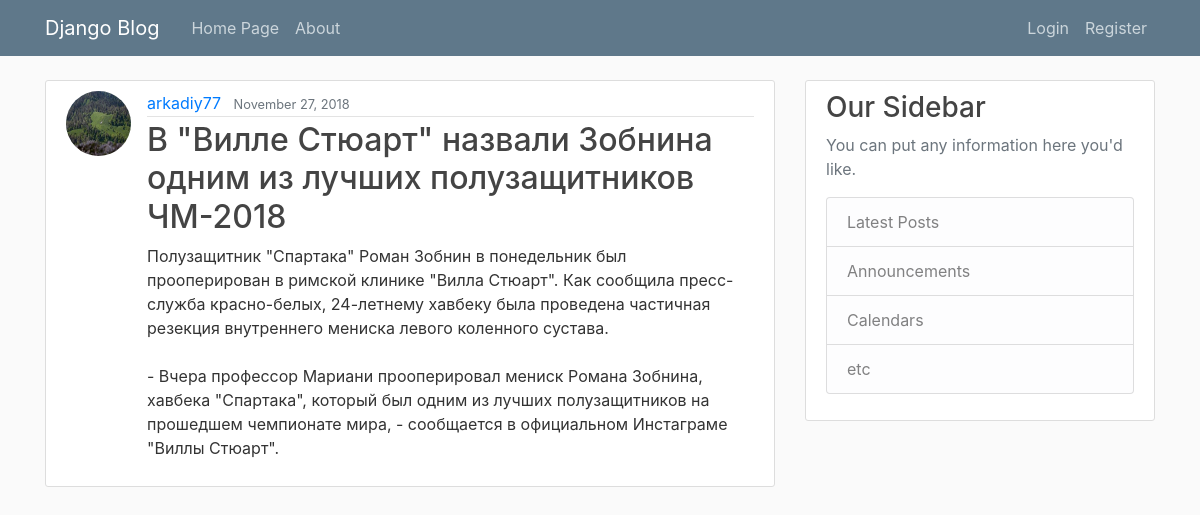
The page / on the database its author committed.
### blog/models.py (models this page shows, shortened)
class Post(models.Model):
    title = models.CharField(max_length=100)
    content = models.TextField()
    date_posted = models.DateTimeField(default=timezone.now)
    author = models.ForeignKey(User, on_delete=models.CASCADE)

### users/models.py (models this page shows, shortened)
class Profile(models.Model):
    user = models.OneToOneField(User, on_delete=models.CASCADE)
    image = models.ImageField(default='default.jpg', upload_to='profile_pics')

### blog/views.py (the view)
# urls.py: path('', PostListView.as_view(), name='blog-home'),
class PostListView(ListView):
    model = Post
    template_name = 'blog/home.html'
    context_object_name = 'posts'
    ordering = ['-date_posted']

### blog/templates/blog/home.html
{% extends "blog/base.html" %}
{% block content %}
    {% for post in posts %}
      <article class="media content-section">
        <img class = "rounded-circle article-img"src="{{ post.author.profile.image.url }}">
        <div class="media-body">
          <div class="article-metadata">
            <a class="mr-2" href="#">{{ post.author }}</a>
            <small class="text-muted">{{ post.date_posted|date:"F j, Y" }}</small>
          </div>
          <h2><a class="article-title" href="{% url 'post-detail' post.id %}">{{ post.title }}</a></h2>
          <p class="article-content">{{ post.content }}</p>
        </div>
      </article>
    {% endfor %}
{% endblock content %}

### blog/templates/blog/base.html (shortened to what this page needs)
{% load static %}
<!DOCTYPE html>
<html lang="en" dir="ltr">
  <head>
    <link rel="stylesheet" href="https://maxcdn.bootstrapcdn.com/bootstrap/4.0.0/css/bootstrap.min.css">
    <link rel="stylesheet" type="text/css" href="{% static 'blog/main.css' %}">
  </head>
  <body>
    <header class="site-header">
      <nav class="navbar navbar-expand-md navbar-dark bg-steel fixed-top">
        <div class="container">
          <a class="navbar-brand mr-4" href="{% url 'blog-home' %}">Django Blog</a>
          <div class="collapse navbar-collapse" id="navbarToggle">
            <div class="navbar-nav mr-auto">
              <a class="nav-item nav-link" href="{% url 'blog-home' %}">Home Page</a>
              <a class="nav-item nav-link" href="{% url 'blog-about' %}">About</a>
            </div>
              <div class="navbar-nav">
                {% if user.is_authenticated %}
                  <a class="nav-item nav-link" href="{% url 'logout' %}">Logout</a>
                  <a class="nav-item nav-link" href="{% url 'profile' %}">Profile</a>
                  <a class="nav-item nav-link" href="{% url 'post-create' %}">New Post</a>
                {% else %}
                  <a class="nav-item nav-link" href="{% url 'login' %}">Login</a>
                  <a class="nav-item nav-link" href="{% url 'register' %}">Register</a>
                {% endif %}
              </div>
          </div>
        </div>
      </nav>
    </header>
    <main role="main" class="container">
      <div class="row">
        <div class="col-md-8">
          {% block content %}{% endblock %}
        </div>
        <div class="col-md-4">
          <div class="content-section">
            <h3>Our Sidebar</h3>
            <p class='text-muted'>You can put any information here you'd like.
              <ul class="list-group">
                <li class="list-group-item list-group-item-light">Latest Posts</li>
                <li class="list-group-item list-group-item-light">Announcements</li>
                <li class="list-group-item list-group-item-light">Calendars</li>
                <li class="list-group-item list-group-item-light">etc</li>
              </ul>
            </p>
          </div>
        </div>
      </div>
    </main>
  </body>
</html>

### blog/static/blog/main.css (style rules this page uses)
body { background: #fafafa; color: #333333; margin-top: 5rem; }
h1, h2, h3, h4, h5, h6 { color: #444444; }
ul { margin: 0; }
.bg-steel { background-color: #5f788a; }
.site-header .navbar-nav .nav-link { color: #cbd5db; }
.content-section { background: #ffffff; padding: 10px 20px; border: 1px solid #dddddd; border-radius: 3px; margin-bottom: 20px; }
.article-title { color: #444444; }
.article-content { white-space: pre-line; }
.article-img { height: 65px; width: 65px; margin-right: 16px; }
.article-metadata { padding-bottom: 1px; margin-bottom: 4px; border-bottom: 1px solid #e3e3e3 }

### rows shown on the page
Post: author.profile.image (picture), author "arkadiy77", date_posted "November 27, 2018", title "В \"Вилле Стюарт\" назвали Зобнина одним из лучших полузащитников ЧМ-2018", content "Полузащитник \"Спартака\" Роман Зобнин в понедельник был прооперирован в римской клинике \"Вилла Стюарт\". Как сообщила пресс-служба красно-белых, 24-летнему хавбеку была проведена частичная резекция внутреннего мениска левого коленного сустава. - Вчера профессор Мариани прооперировал мениск Романа Зобнина, хавбека \"Спартака\", который был одним из лучших полузащитников на прошедшем чемпионате мира, - сообщается в официальном Инстаграме \"Виллы Стюарт\"."
